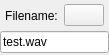
<?xml version="1.0" encoding="UTF-8"?>
<ui version="4.0">
 <class>NodeFileOutput</class>
 <widget class="QWidget" name="NodeFileOutput">
  <property name="geometry">
   <rect>
    <x>0</x>
    <y>0</y>
    <width>109</width>
    <height>55</height>
   </rect>
  </property>
  <layout class="QVBoxLayout" name="verticalLayout">
   <property name="spacing">
    <number>2</number>
   </property>
   <property name="leftMargin">
    <number>0</number>
   </property>
   <property name="topMargin">
    <number>2</number>
   </property>
   <property name="rightMargin">
    <number>0</number>
   </property>
   <property name="bottomMargin">
    <number>2</number>
   </property>
   <item>
    <widget class="QWidget" name="widget" native="true">
     <layout class="QHBoxLayout" name="horizontalLayout">
      <property name="leftMargin">
       <number>0</number>
      </property>
      <property name="topMargin">
       <number>0</number>
      </property>
      <property name="rightMargin">
       <number>0</number>
      </property>
      <property name="bottomMargin">
       <number>0</number>
      </property>
      <item>
       <spacer name="horizontalSpacer">
        <property name="orientation">
         <enum>Qt::Horizontal</enum>
        </property>
        <property name="sizeHint" stdset="0">
         <size>
          <width>40</width>
          <height>20</height>
         </size>
        </property>
       </spacer>
      </item>
      <item>
       <widget class="QLabel" name="label">
        <property name="sizePolicy">
         <sizepolicy hsizetype="Expanding" vsizetype="Preferred">
          <horstretch>0</horstretch>
          <verstretch>0</verstretch>
         </sizepolicy>
        </property>
        <property name="text">
         <string>Filename:</string>
        </property>
        <property name="alignment">
         <set>Qt::AlignCenter</set>
        </property>
       </widget>
      </item>
      <item>
       <widget class="QPushButton" name="_select_filename">
        <property name="text">
         <string/>
        </property>
        <property name="icon">
         <iconset theme="document-save-as"/>
        </property>
       </widget>
      </item>
      <item>
       <spacer name="horizontalSpacer_2">
        <property name="orientation">
         <enum>Qt::Horizontal</enum>
        </property>
        <property name="sizeHint" stdset="0">
         <size>
          <width>40</width>
          <height>20</height>
         </size>
        </property>
       </spacer>
      </item>
     </layout>
    </widget>
   </item>
   <item>
    <widget class="QLineEdit" name="_filename">
     <property name="text">
      <string>test.wav</string>
     </property>
    </widget>
   </item>
  </layout>
 </widget>
 <resources/>
 <connections/>
</ui>
